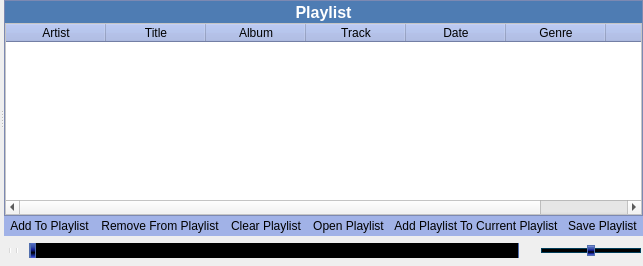
      <widget class="QWidget" name="pageMedia">
       <property name="autoFillBackground">
        <bool>false</bool>
       </property>
       <layout class="QGridLayout" name="gridLayout_14">
        <property name="margin">
         <number>0</number>
        </property>
        <property name="spacing">
         <number>9</number>
        </property>
        <item row="0" column="0">
         <widget class="QFrame" name="frameMedia">
          <property name="autoFillBackground">
           <bool>false</bool>
          </property>
          <property name="frameShape">
           <enum>QFrame::NoFrame</enum>
          </property>
          <property name="frameShadow">
           <enum>QFrame::Raised</enum>
          </property>
          <layout class="QGridLayout" name="gridLayout_16">
           <property name="margin">
            <number>0</number>
           </property>
           <property name="spacing">
            <number>0</number>
           </property>
           <item row="2" column="0">
            <widget class="QFrame" name="toolFrameMedia">
             <property name="minimumSize">
              <size>
               <width>0</width>
               <height>30</height>
              </size>
             </property>
             <property name="maximumSize">
              <size>
               <width>16777215</width>
               <height>30</height>
              </size>
             </property>
             <property name="styleSheet">
              <string notr="true">QToolButton {
    border: 1px solid transparent;
    background-color: transparent;
}

 QToolButton:pressed {
     background-color: qlineargradient(x1: 0, y1: 0, x2: 0, y2: 1,
                                       stop: 0 #dadbde, stop: 1 #f6f7fa);
 }

QToolButton:checked {
     border: 1px solid rgb(78, 96, 255);
     background-color: qlineargradient(x1: 0, y1: 0, x2: 0, y2: 1,
                                       stop: 0 #dadbde, stop: 1 #f6f7fa);
}

 QToolButton:hover {
     border: 1px solid rgb(78, 96, 255);
     background-color: qlineargradient(x1: 0, y1: 0, x2: 0, y2: 1,
                                       stop: 0 #dadbde, stop: 1 #f6f7fa);
 }
 QToolButton[popupMode=&quot;1&quot;] { /* only for MenuButtonPopup */
     padding-right: 20px; /* make way for the popup button */
 }

/* the subcontrols below are used only in the MenuButtonPopup mode */
 QToolButton::menu-button {
     border: 1px solid transparent;
     /* 16px width + 4px for border = 20px allocated above */
     width: 16px;
 }

QToolButton::menu-button:hover {
    border: 1px solid rgb(78, 96, 255);
	border-left-color: 1px solid transparent;
     /* 16px width + 4px for border = 20px allocated above */
     width: 16px;
 }

 QToolButton::menu-arrow:open {
     top: 1px; left: 1px; /* shift it a bit */
 }</string>
             </property>
             <property name="frameShape">
              <enum>QFrame::NoFrame</enum>
             </property>
             <property name="frameShadow">
              <enum>QFrame::Raised</enum>
             </property>
             <layout class="QGridLayout" name="gridLayout_15">
              <property name="leftMargin">
               <number>2</number>
              </property>
              <property name="topMargin">
               <number>0</number>
              </property>
              <property name="rightMargin">
               <number>2</number>
              </property>
              <property name="bottomMargin">
               <number>0</number>
              </property>
              <property name="spacing">
               <number>0</number>
              </property>
              <item row="0" column="1">
               <widget class="QToolBar" name="toolBarMediaControls">
                <property name="sizePolicy">
                 <sizepolicy hsizetype="Preferred" vsizetype="Minimum">
                  <horstretch>0</horstretch>
                  <verstretch>0</verstretch>
                 </sizepolicy>
                </property>
                <property name="minimumSize">
                 <size>
                  <width>0</width>
                  <height>0</height>
                 </size>
                </property>
                <property name="styleSheet">
                 <string notr="true">QToolBar {
	border-color: 2px solid transparent;
}</string>
                </property>
                <property name="iconSize">
                 <size>
                  <width>24</width>
                  <height>24</height>
                 </size>
                </property>
                <property name="floatable">
                 <bool>false</bool>
                </property>
                <addaction name="actionMediaRewind"/>
                <addaction name="actionMediaStop"/>
                <addaction name="actionMediaPlay"/>
                <addaction name="actionMediaNextTrack"/>
                <addaction name="separator"/>
                <addaction name="actionMediaOpen"/>
                <addaction name="separator"/>
                <addaction name="actionMediaRepeat"/>
                <addaction name="actionMediaShuffle"/>
               </widget>
              </item>
              <item row="0" column="5">
               <widget class="QToolBar" name="toolBarMediaSettings">
                <property name="styleSheet">
                 <string notr="true">QToolBar {
	border-color: 2px solid transparent;
}</string>
                </property>
                <addaction name="actionMediaFullscreen"/>
                <addaction name="actionMediaSettings"/>
                <addaction name="actionMediaPlaylistToggle"/>
                <addaction name="actionMediaMute"/>
               </widget>
              </item>
              <item row="0" column="3">
               <widget class="QLabel" name="labelMediaTime">
                <property name="text">
                 <string/>
                </property>
               </widget>
              </item>
              <item row="0" column="4">
               <widget class="QLabel" name="labelMediaProgress">
                <property name="text">
                 <string/>
                </property>
               </widget>
              </item>
              <item row="0" column="2">
               <widget class="QSlider" name="seekSlider">
                <property name="toolTip">
                 <string>Media Seek</string>
                </property>
                <property name="styleSheet">
                 <string notr="true">QSlider::groove:horizontal {	
	border: 1px solid rgb(82, 111, 174); 
	height: 22px; 
	background: black; 
	margin: 3px 0; 
}	

QSlider::handle:horizontal { 
	background: qlineargradient(spread:pad, x1:0.510526, y1:0, x2:0.511, y2:1, stop:0 rgba(206, 215, 255, 255), stop:0.184211 rgba(82, 107, 192, 255), stop:0.342105 rgba(55, 80, 167, 255), stop:0.484211 rgba(17, 26, 148, 255), stop:0.636842 rgba(0, 0, 0, 255), stop:0.8 rgba(24, 46, 171, 255), stop:0.984211 rgba(142, 142, 255, 255)); 
	border: 1px solid rgb(82, 111, 174); 
	border-radius: 0px; 
	width: 4px; 
	margin: 1px 0; /* handle is placed by default on the contents rect of the groove. Expand outside the groove */ 
}</string>
                </property>
                <property name="orientation">
                 <enum>Qt::Horizontal</enum>
                </property>
               </widget>
              </item>
              <item row="0" column="6">
               <widget class="QSlider" name="volumeSlider">
                <property name="minimumSize">
                 <size>
                  <width>100</width>
                  <height>0</height>
                 </size>
                </property>
                <property name="maximumSize">
                 <size>
                  <width>100</width>
                  <height>16777215</height>
                 </size>
                </property>
                <property name="toolTip">
                 <string>Volume</string>
                </property>
                <property name="styleSheet">
                 <string notr="true">QSlider::groove:horizontal { 
	border: 1px solid rgb(0, 61, 89); 
	height: 3px;  
	background: black; 
	margin: 2px 0; 
} 

QSlider::handle:horizontal { 
	background: qlineargradient(spread:pad, x1:0.510526, y1:0, x2:0.511, y2:1, stop:0 rgba(206, 215, 255, 255), stop:0.184211 rgba(82, 107, 192, 255), stop:0.342105 rgba(55, 80, 167, 255), stop:0.484211 rgba(17, 26, 148, 255), stop:0.636842 rgba(0, 0, 0, 255), stop:0.8 rgba(24, 46, 171, 255), stop:0.984211 rgba(142, 142, 255, 255)); 
	border: 1px solid rgb(82, 111, 174); 
	width: 6px; 
	margin: -4px 0; 
} </string>
                </property>
                <property name="maximum">
                 <number>100</number>
                </property>
                <property name="sliderPosition">
                 <number>50</number>
                </property>
                <property name="orientation">
                 <enum>Qt::Horizontal</enum>
                </property>
               </widget>
              </item>
             </layout>
            </widget>
           </item>
           <item row="0" column="0">
            <widget class="QSplitter" name="splitterMediaPlaylist">
             <property name="autoFillBackground">
              <bool>true</bool>
             </property>
             <property name="orientation">
              <enum>Qt::Horizontal</enum>
             </property>
             <widget class="QFrame" name="frameMediaWindow">
              <property name="sizePolicy">
               <sizepolicy hsizetype="Expanding" vsizetype="Expanding">
                <horstretch>1</horstretch>
                <verstretch>0</verstretch>
               </sizepolicy>
              </property>
              <property name="autoFillBackground">
               <bool>false</bool>
              </property>
              <property name="styleSheet">
               <string notr="true">background-color: rgb(0, 0, 0);</string>
              </property>
             </widget>
             <widget class="QFrame" name="frameMediaPlaylistSidebar">
              <property name="sizePolicy">
               <sizepolicy hsizetype="Preferred" vsizetype="Preferred">
                <horstretch>0</horstretch>
                <verstretch>0</verstretch>
               </sizepolicy>
              </property>
              <property name="minimumSize">
               <size>
                <width>180</width>
                <height>0</height>
               </size>
              </property>
              <property name="styleSheet">
               <string notr="true">QFrame {
	background-color: rgb(161, 178, 231);
}

QToolButton {
    border: 1px solid transparent;
    background-color: transparent;
}

 QToolButton:pressed {
     background-color: qlineargradient(x1: 0, y1: 0, x2: 0, y2: 1,
                                       stop: 0 #dadbde, stop: 1 #f6f7fa);
 }

QToolButton:checked {
     border: 1px solid rgb(78, 96, 255);
     background-color: qlineargradient(x1: 0, y1: 0, x2: 0, y2: 1,
                                       stop: 0 #dadbde, stop: 1 #f6f7fa);
}

 QToolButton:hover {
     border: 1px solid rgb(78, 96, 255);
     background-color: qlineargradient(x1: 0, y1: 0, x2: 0, y2: 1,
                                       stop: 0 #dadbde, stop: 1 #f6f7fa);
 }</string>
              </property>
              <layout class="QGridLayout" name="gridLayout_17">
               <property name="margin">
                <number>0</number>
               </property>
               <property name="spacing">
                <number>0</number>
               </property>
               <item row="1" column="0">
                <widget class="QToolButton" name="toolButtonMediaPlaylistAdd">
                 <property name="toolTip">
                  <string>Add To Playlist</string>
                 </property>
                 <property name="text">
                  <string>Add To Playlist</string>
                 </property>
                 <property name="icon">
                  <iconset resource="Resource.qrc">
                   <normaloff>:/Resource/Generic/Add.png</normaloff>:/Resource/Generic/Add.png</iconset>
                 </property>
                 <property name="iconSize">
                  <size>
                   <width>20</width>
                   <height>20</height>
                  </size>
                 </property>
                </widget>
               </item>
               <item row="1" column="7">
                <widget class="QToolButton" name="toolButtonMediaPlaylistSavePlaylist">
                 <property name="toolTip">
                  <string>Save Playlist</string>
                 </property>
                 <property name="text">
                  <string>Save Playlist</string>
                 </property>
                 <property name="icon">
                  <iconset resource="Resource.qrc">
                   <normaloff>:/Resource/Media/SavePlaylist.png</normaloff>:/Resource/Media/SavePlaylist.png</iconset>
                 </property>
                 <property name="iconSize">
                  <size>
                   <width>20</width>
                   <height>20</height>
                  </size>
                 </property>
                </widget>
               </item>
               <item row="0" column="0" colspan="8">
                <widget class="QFrame" name="frameMediaPlaylistTask">
                 <property name="sizePolicy">
                  <sizepolicy hsizetype="Preferred" vsizetype="Preferred">
                   <horstretch>0</horstretch>
                   <verstretch>0</verstretch>
                  </sizepolicy>
                 </property>
                 <property name="maximumSize">
                  <size>
                   <width>16777215</width>
                   <height>16777215</height>
                  </size>
                 </property>
                 <property name="styleSheet">
                  <string notr="true">QFrame {
    background-color: rgb(161, 178, 231);
}</string>
                 </property>
                 <property name="frameShape">
                  <enum>QFrame::StyledPanel</enum>
                 </property>
                 <property name="frameShadow">
                  <enum>QFrame::Sunken</enum>
                 </property>
                 <layout class="QGridLayout" name="gridLayout_84">
                  <property name="margin">
                   <number>0</number>
                  </property>
                  <property name="spacing">
                   <number>0</number>
                  </property>
                  <item row="1" column="0">
                   <widget class="QToolButton" name="toolButtonMediaPlaylistTaskHeader">
                    <property name="sizePolicy">
                     <sizepolicy hsizetype="Preferred" vsizetype="Fixed">
                      <horstretch>0</horstretch>
                      <verstretch>0</verstretch>
                     </sizepolicy>
                    </property>
                    <property name="styleSheet">
                     <string notr="true">QToolButton {
	background-color: rgb(78, 124, 179);
	color: rgb(255, 255, 255);
	border: none;
	font-size: 16px;
	font-weight: bold;
}
</string>
                    </property>
                    <property name="text">
                     <string>Playlist</string>
                    </property>
                    <property name="icon">
                     <iconset resource="Resource.qrc">
                      <normaloff>:/Resource/Media/Playlist.png</normaloff>:/Resource/Media/Playlist.png</iconset>
                    </property>
                    <property name="iconSize">
                     <size>
                      <width>20</width>
                      <height>20</height>
                     </size>
                    </property>
                    <property name="checkable">
                     <bool>false</bool>
                    </property>
                    <property name="checked">
                     <bool>false</bool>
                    </property>
                    <property name="toolButtonStyle">
                     <enum>Qt::ToolButtonTextBesideIcon</enum>
                    </property>
                   </widget>
                  </item>
                  <item row="2" column="0">
                   <widget class="QTableWidget" name="tableWidgetMediaPlaylistTask">
                    <property name="sizePolicy">
                     <sizepolicy hsizetype="Preferred" vsizetype="Preferred">
                      <horstretch>0</horstretch>
                      <verstretch>0</verstretch>
                     </sizepolicy>
                    </property>
                    <property name="maximumSize">
                     <size>
                      <width>16777215</width>
                      <height>16777215</height>
                     </size>
                    </property>
                    <property name="styleSheet">
                     <string notr="true">QTableWidget {
	background-color: rgb(255, 255, 255);
}</string>
                    </property>
                    <property name="alternatingRowColors">
                     <bool>true</bool>
                    </property>
                    <property name="selectionBehavior">
                     <enum>QAbstractItemView::SelectRows</enum>
                    </property>
                    <property name="sortingEnabled">
                     <bool>false</bool>
                    </property>
                    <property name="cornerButtonEnabled">
                     <bool>false</bool>
                    </property>
                    <attribute name="horizontalHeaderStretchLastSection">
                     <bool>true</bool>
                    </attribute>
                    <attribute name="verticalHeaderVisible">
                     <bool>false</bool>
                    </attribute>
                    <attribute name="verticalHeaderVisible">
                     <bool>false</bool>
                    </attribute>
                    <attribute name="horizontalHeaderStretchLastSection">
                     <bool>true</bool>
                    </attribute>
                    <column>
                     <property name="text">
                      <string>Artist</string>
                     </property>
                    </column>
                    <column>
                     <property name="text">
                      <string>Title</string>
                     </property>
                    </column>
                    <column>
                     <property name="text">
                      <string>Album</string>
                     </property>
                    </column>
                    <column>
                     <property name="text">
                      <string>Track</string>
                     </property>
                    </column>
                    <column>
                     <property name="text">
                      <string>Date</string>
                     </property>
                    </column>
                    <column>
                     <property name="text">
                      <string>Genre</string>
                     </property>
                    </column>
                    <column>
                     <property name="text">
                      <string/>
                     </property>
                    </column>
                   </widget>
                  </item>
                 </layout>
                </widget>
               </item>
               <item row="1" column="3">
                <spacer name="horizontalSpacerMediaPlaylist">
                 <property name="orientation">
                  <enum>Qt::Horizontal</enum>
                 </property>
                 <property name="sizeType">
                  <enum>QSizePolicy::Expanding</enum>
                 </property>
                 <property name="sizeHint" stdset="0">
                  <size>
                   <width>0</width>
                   <height>20</height>
                  </size>
                 </property>
                </spacer>
               </item>
               <item row="1" column="1">
                <widget class="QToolButton" name="toolButtonMediaPlaylistRemove">
                 <property name="toolTip">
                  <string>Remove From Playlist</string>
                 </property>
                 <property name="text">
                  <string>Remove From Playlist</string>
                 </property>
                 <property name="icon">
                  <iconset resource="Resource.qrc">
                   <normaloff>:/Resource/Generic/Remove.png</normaloff>:/Resource/Generic/Remove.png</iconset>
                 </property>
                 <property name="iconSize">
                  <size>
                   <width>20</width>
                   <height>20</height>
                  </size>
                 </property>
                </widget>
               </item>
               <item row="1" column="5">
                <widget class="QToolButton" name="toolButtonMediaPlaylistOpenPlaylist">
                 <property name="toolTip">
                  <string>Open Playlist</string>
                 </property>
                 <property name="text">
                  <string>Open Playlist</string>
                 </property>
                 <property name="icon">
                  <iconset resource="Resource.qrc">
                   <normaloff>:/Resource/Media/LoadPlaylist.png</normaloff>:/Resource/Media/LoadPlaylist.png</iconset>
                 </property>
                 <property name="iconSize">
                  <size>
                   <width>20</width>
                   <height>20</height>
                  </size>
                 </property>
                </widget>
               </item>
               <item row="1" column="6">
                <widget class="QToolButton" name="toolButtonMediaPlaylistAddPlaylist">
                 <property name="text">
                  <string>Add Playlist To Current Playlist</string>
                 </property>
                 <property name="icon">
                  <iconset resource="Resource.qrc">
                   <normaloff>:/Resource/Media/AddPlaylist.png</normaloff>:/Resource/Media/AddPlaylist.png</iconset>
                 </property>
                 <property name="iconSize">
                  <size>
                   <width>20</width>
                   <height>20</height>
                  </size>
                 </property>
                </widget>
               </item>
               <item row="1" column="4">
                <widget class="QToolButton" name="toolButtonMediaPlaylistClear">
                 <property name="toolTip">
                  <string>Clear Playlist</string>
                 </property>
                 <property name="text">
                  <string>Clear Playlist</string>
                 </property>
                 <property name="icon">
                  <iconset resource="Resource.qrc">
                   <normaloff>:/Resource/Generic/Clear.png</normaloff>:/Resource/Generic/Clear.png</iconset>
                 </property>
                 <property name="iconSize">
                  <size>
                   <width>20</width>
                   <height>20</height>
                  </size>
                 </property>
                </widget>
               </item>
              </layout>
             </widget>
            </widget>
           </item>
          </layout>
         </widget>
        </item>
       </layout>
      </widget>
